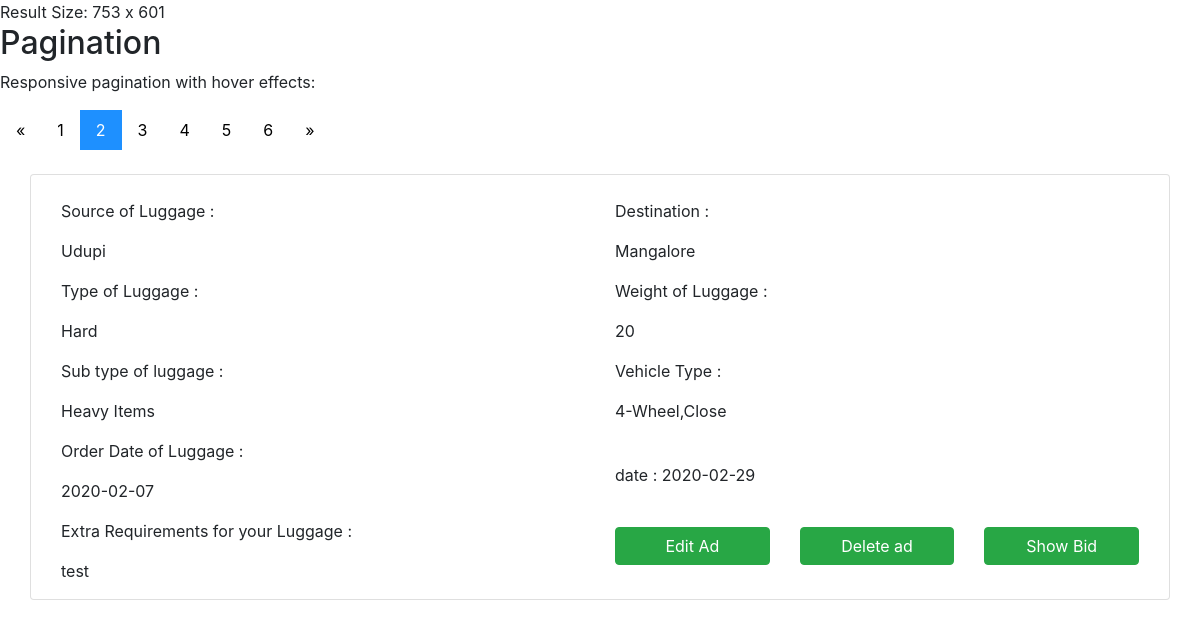
/page.php (signed in), run on the app's committed database.
### tables this page shows
CREATE TABLE `ad` (
  `AD_id` int(10) NOT NULL,
  `S_id` int(10) NOT NULL,
  `Source_ad` varchar(50) NOT NULL,
  `destination` varchar(200) NOT NULL,
  `luggage` varchar(50) NOT NULL,
  `type_luggage` varchar(50) NOT NULL,
  `weight` decimal(20,0) NOT NULL,
  `price` int(10) NOT NULL,
  `status` tinyint(1) NOT NULL DEFAULT 0,
  `order_date` date NOT NULL,
  `vehicle_type` varchar(200) NOT NULL,
  `add_requirement` varchar(200) NOT NULL,
  `ad_date` date NOT NULL
);

### page.php (the view, shortened to what this page needs)
<?php
require ('Session.php');
$ss=$_SESSION['mail'];
$query="SELECT * FROM `ad` WHERE status='0'AND  S_id=(SELECT S_id from user_s  where S_mail='$ss')";
$sql=mysqli_query($con,$query) or die(mysqli_error($con));
while($re=mysqli_fetch_array($sql)){
?>
<!DOCTYPE html>
<html>
<head>
</head>
<body>
<h2>Pagination</h2>
<p>Responsive pagination with hover effects:</p>
<div class="pagination">
  <a href="#">&laquo;</a>
  <a href="#">1</a>
  <a class="active" href="#">2</a>
  <a href="#">3</a>
  <a href="#">4</a>
  <a href="#">5</a>
  <a href="#">6</a>
  <a href="#">&raquo;</a>
</div>
</body>
</html>
<html lang="en" dir="ltr">
  <head>
    <link rel="stylesheet" href="https://stackpath.bootstrapcdn.com/bootstrap/4.3.1/css/bootstrap.min.css">
    <link rel="stylesheet" href="https://stackpath.bootstrapcdn.com/bootstrap/4.3.1/css/bootstrap.min.css">
  </head>
  <body>
<form action="Edit_ad.php" method="post">
<div class="container card">
  <div class="row well well-lg">
    <div class="container"><br>
    </div>
  </div>
    <div class="container-fluid">
      <div class="row">
        <div class="col-sm-6"><p>Source of Luggage : </p> <p> <?php  print $re[2];?></p>
          <p>Type of Luggage : </p> <p><?php  print $re[4];?>  </p>
          <p>Sub type of luggage : </p> <p> <?php  print $re[5];?>  </p>
          <p>Order Date of Luggage : </p> <p> <?php  print $re[9];?>  </p>
          <p>Extra Requirements for your Luggage : </p> <p> <?php  print $re[11];?>  </p></div>
        <div class="col-sm-6"><p>Destination : </p> <p><?php  print $re[3];?>  </p>
          <p>Weight of Luggage : </p> <p> <?php  print $re[6];?>  </p>
          <p>Vehicle Type : </p> <p> <?php  print $re[10];?></p><br>
          <p>date : <?php  print $re[12];?></p><br>
          <div class="row">
            <div class="col">
              </form>
              <button class="btn btn-success btn-block" data-toggle="modal" type="submit" data-target="#myModal" href="Edit_ad.php"><span class="fa fa-plus-circle"></span> Edit Ad </button>            </div>
            <div class="col">
              <input type="button" class="form-group btn btn-success btn-block" data-toggle="modal" data-target="#myModaldel" name="Delete_ad" value="Delete ad"/>
            </div>
            <div class="col">
              <form class="form-group" action="new_bid.php" method="post">
              <input type="submit" class="form-group btn btn-success btn-block" name="view_bid" value="Show Bid"/>
              </form>
            </div>
    </div><br>
<?php
}
 ?>
</body>
</html>

### page.php (style rules this page uses)
.pagination a { color: black; float: left; padding: 8px 16px; text-decoration: none; transition: background-color .3s; }
.pagination a.active { background-color: dodgerblue; color: white; }

### data on the page
ad: Source_ad "Udupi", luggage "Hard", type_luggage "Heavy Items", order_date "2020-02-07", add_requirement "test", destination "Mangalore", weight "20", vehicle_type "4-Wheel,Close", ad_date "2020-02-29"
